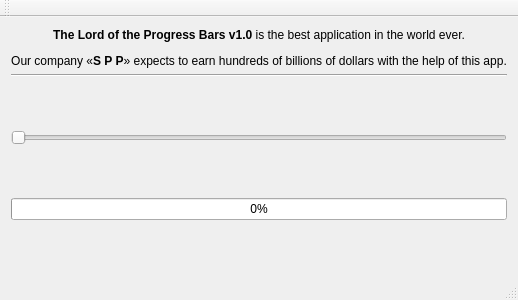
<?xml version="1.0" encoding="UTF-8"?>
<ui version="4.0">
 <class>MainWindow</class>
 <widget class="QMainWindow" name="MainWindow">
  <property name="geometry">
   <rect>
    <x>0</x>
    <y>0</y>
    <width>468</width>
    <height>300</height>
   </rect>
  </property>
  <property name="windowTitle">
   <string>The Lord of the Progress Bars  v1.0</string>
  </property>
  <property name="windowIcon">
   <iconset>
    <normaloff>piс3.ico</normaloff>
    <normalon>piс3.ico</normalon>
    <selectedoff>piс3.ico</selectedoff>
    <selectedon>piс3.ico</selectedon>piс3.ico</iconset>
  </property>
  <property name="toolTip">
   <string/>
  </property>
  <property name="statusTip">
   <string/>
  </property>
  <widget class="QWidget" name="centralWidget">
   <layout class="QVBoxLayout" name="verticalLayout">
    <item>
     <widget class="QLabel" name="label">
      <property name="layoutDirection">
       <enum>Qt::LeftToRight</enum>
      </property>
      <property name="autoFillBackground">
       <bool>false</bool>
      </property>
      <property name="text">
       <string>&lt;html&gt;&lt;head/&gt;&lt;body&gt;&lt;p align=&quot;center&quot;&gt;&lt;span style=&quot; font-weight:600;&quot;&gt;The Lord of the Progress Bars v1.0&lt;/span&gt; is the best application in the world ever.&lt;/p&gt;&lt;p align=&quot;center&quot;&gt;Our company «&lt;span style=&quot; font-weight:600;&quot;&gt;S P P&lt;/span&gt;» expects to earn hundreds of billions of dollars with the help of this app.&lt;/p&gt;&lt;/body&gt;&lt;/html&gt;</string>
      </property>
      <property name="textFormat">
       <enum>Qt::RichText</enum>
      </property>
     </widget>
    </item>
    <item>
     <widget class="Line" name="line">
      <property name="orientation">
       <enum>Qt::Horizontal</enum>
      </property>
     </widget>
    </item>
    <item>
     <spacer name="verticalSpacer">
      <property name="orientation">
       <enum>Qt::Vertical</enum>
      </property>
      <property name="sizeHint" stdset="0">
       <size>
        <width>20</width>
        <height>40</height>
       </size>
      </property>
     </spacer>
    </item>
    <item>
     <widget class="QSlider" name="horizontalSlider">
      <property name="maximum">
       <number>100</number>
      </property>
      <property name="orientation">
       <enum>Qt::Horizontal</enum>
      </property>
     </widget>
    </item>
    <item>
     <spacer name="verticalSpacer_2">
      <property name="orientation">
       <enum>Qt::Vertical</enum>
      </property>
      <property name="sizeHint" stdset="0">
       <size>
        <width>20</width>
        <height>40</height>
       </size>
      </property>
     </spacer>
    </item>
    <item>
     <widget class="QProgressBar" name="progressBar">
      <property name="value">
       <number>0</number>
      </property>
     </widget>
    </item>
    <item>
     <spacer name="verticalSpacer_3">
      <property name="orientation">
       <enum>Qt::Vertical</enum>
      </property>
      <property name="sizeHint" stdset="0">
       <size>
        <width>20</width>
        <height>40</height>
       </size>
      </property>
     </spacer>
    </item>
   </layout>
  </widget>
  <widget class="QMenuBar" name="menuBar">
   <property name="geometry">
    <rect>
     <x>0</x>
     <y>0</y>
     <width>468</width>
     <height>21</height>
    </rect>
   </property>
  </widget>
  <widget class="QToolBar" name="mainToolBar">
   <attribute name="toolBarArea">
    <enum>TopToolBarArea</enum>
   </attribute>
   <attribute name="toolBarBreak">
    <bool>false</bool>
   </attribute>
  </widget>
  <widget class="QStatusBar" name="statusBar">
   <property name="enabled">
    <bool>false</bool>
   </property>
   <property name="statusTip">
    <string/>
   </property>
  </widget>
 </widget>
 <layoutdefault spacing="6" margin="11"/>
 <resources/>
 <connections/>
</ui>
